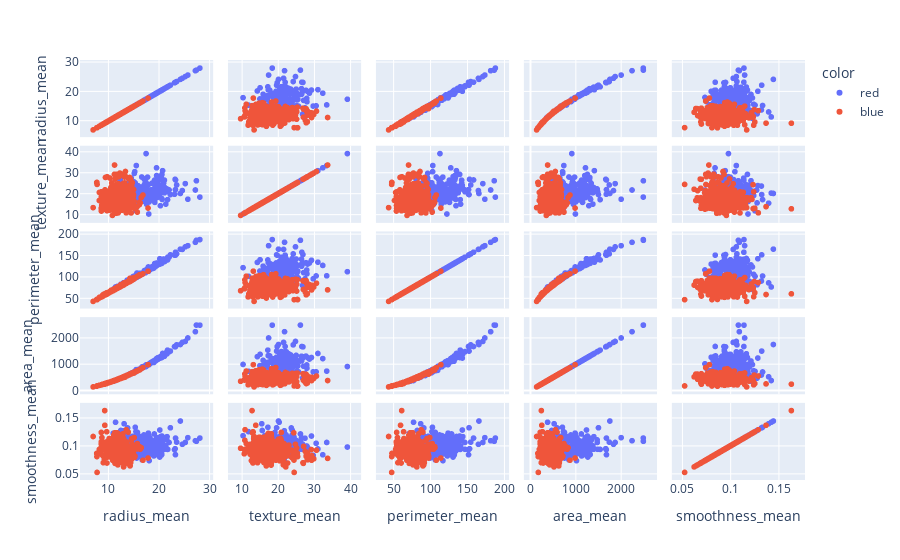

Notebook cell for this chart:
### Code cell
fig = px.scatter_matrix(df[selected_features],dimensions=selected_features , color=df['diagnosis'].map({'M': 'red', 'B': 'blue'}))
fig.update_layout(height=500, showlegend=True)
fig.show()

### Figure 1 — Plotly figure (JSON) as saved in the notebook; plotly's stock layout.template omitted (floating-point values rounded to 4 significant figures; data arrays with more than 128 entries replaced by an {"elided": "..."} marker saying what was removed)
{"data": [{"dimensions": [{"axis": {"matches": true}, "label": "radius_mean", "values": {"elided": "212 float values"}}, {"axis": {"matches": true}, "label": "texture_mean", "values": {"elided": "212 float values"}}, {"axis": {"matches": true}, "label": "perimeter_mean", "values": {"elided": "212 float values"}}, {"axis": {"matches": true}, "label": "area_mean", "values": {"elided": "212 float values"}}, {"axis": {"matches": true}, "label": "smoothness_mean", "values": {"elided": "212 float values"}}], "hovertemplate": "color=red<br>%{xaxis.title.text}=%{x}<br>%{yaxis.title.text}=%{y}<extra></extra>", "legendgroup": "red", "marker": {"color": "#636efa", "symbol": "circle"}, "name": "red", "showlegend": true, "type": "splom", "visible": true}, {"dimensions": [{"axis": {"matches": true}, "label": "radius_mean", "values": {"elided": "357 float values"}}, {"axis": {"matches": true}, "label": "texture_mean", "values": {"elided": "357 float values"}}, {"axis": {"matches": true}, "label": "perimeter_mean", "values": {"elided": "357 float values"}}, {"axis": {"matches": true}, "label": "area_mean", "values": {"elided": "357 float values"}}, {"axis": {"matches": true}, "label": "smoothness_mean", "values": {"elided": "357 float values"}}], "hovertemplate": "color=blue<br>%{xaxis.title.text}=%{x}<br>%{yaxis.title.text}=%{y}<extra></extra>", "legendgroup": "blue", "marker": {"color": "#EF553B", "symbol": "circle"}, "name": "blue", "showlegend": true, "type": "splom", "visible": true}], "layout": {"autosize": true, "dragmode": "select", "legend": {"title": {"text": "color"}, "tracegroupgap": 0}, "margin": {"t": 60}, "showlegend": true, "xaxis": {"autorange": true, "range": [4.114, 30.98], "type": "linear"}, "xaxis2": {"autorange": true, "range": [5.698, 43.29], "type": "linear"}, "xaxis3": {"autorange": true, "range": [24.16, 208.1], "type": "linear"}, "xaxis4": {"autorange": true, "range": [-176.3, 2821.0], "type": "linear"}, "xaxis5": {"autorange": true, "range": [0.0376, 0.1784], "type": "linear"}, "yaxis": {"autorange": true, "range": [4.114, 30.98], "type": "linear"}, "yaxis2": {"autorange": true, "range": [5.698, 43.29], "type": "linear"}, "yaxis3": {"autorange": true, "range": [24.16, 208.1], "type": "linear"}, "yaxis4": {"autorange": true, "range": [-176.3, 2821.0], "type": "linear"}, "yaxis5": {"autorange": true, "range": [0.0376, 0.1784], "type": "linear"}}}
